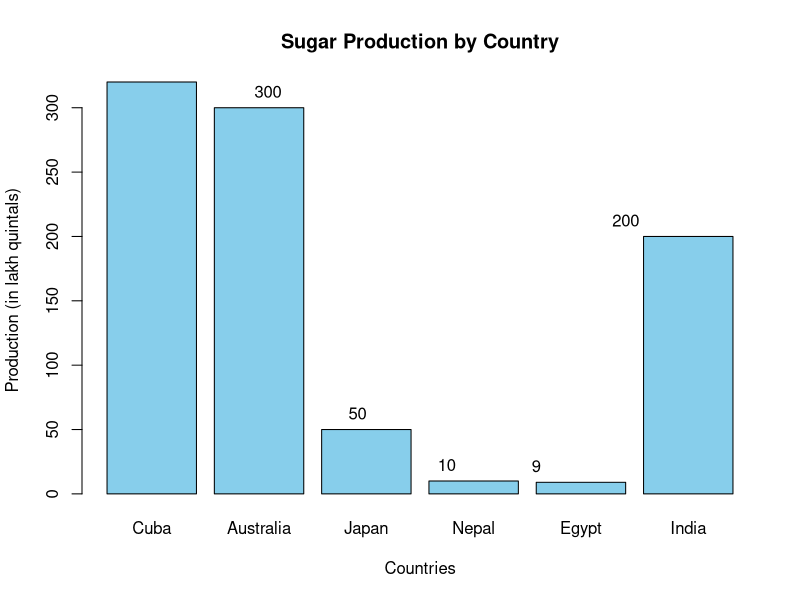

Write the R code that produced this figure.
##SLIP - 29
## Q1
# Data

country <- c("Cuba","Australia","Japan","Nepal","Egypt","India")
production <- c(320,300,50,10,9,200)

# Bar Plot
barplot(production,
        names.arg = country,
        col = "skyblue",
        main = "Sugar Production by Country",
        xlab = "Countries",
        ylab = "Production (in lakh quintals)",
        border = "black")

# Add values on top
text(x = seq_along(production),
     y = production,
     label = production,
     pos = 3)

## Q2
# Data
x <- c(70,80,90,100,110,120,130,140)  
f <- c(3,8,14,35,28,16,10,5)           

h <- 10   # class width
# Mid values
m <- x + 5

# Total frequency
N <- sum(f)

#MEAN
mean_val <- sum(f * m) / N

#MEDIAN
cf <- cumsum(f)
n2 <- N / 2

# find median class
i <- which(cf >= n2)[1]

L <- x[i]
fm <- f[i]
cf_prev <- ifelse(i == 1, 0, cf[i-1])

median_val <- L + ((n2 - cf_prev) / fm) * h

#MODE

i_mode <- which.max(f)

L1 <- x[i_mode]
f1 <- f[i_mode]
f0 <- ifelse(i_mode == 1, 0, f[i_mode - 1])
f2 <- ifelse(i_mode == length(f), 0, f[i_mode + 1])

mode_val <- L1 + ((f1 - f0) / (2*f1 - f0 - f2)) * h

#OUTPUT
cat("Mean =", mean_val, "\n")
cat("Median =", median_val, "\n")
cat("Mode =", mode_val, "\n")
